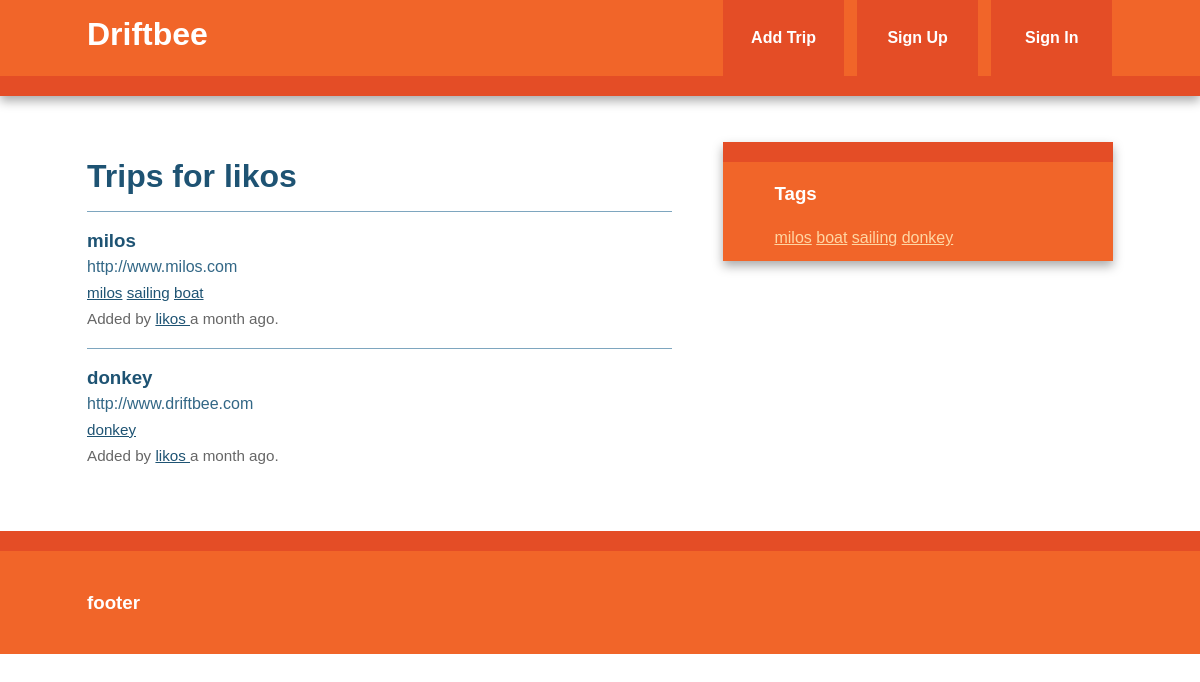
/user/likos, run on the app's committed database.
### thermos/models.py (models this page shows, shortened)
class User(db.Model, UserMixin):
    id = db.Column(db.Integer, primary_key=True)
    username = db.Column(db.String(80), unique=True)
    email = db.Column(db.String(120), unique=True)
    bookmarks = db.relationship('Bookmark', backref='user', lazy='dynamic')
    password_hash = db.Column(db.String)
    @property
    def password(self):
        raise AttributeError('password: write-only field')

class Bookmark(db.Model):
    id = db.Column(db.Integer, primary_key=True)
    url = db.Column(db.Text, nullable=False)
    date = db.Column(db.DateTime, default=datetime.utcnow)
    description = db.Column(db.String(300))
    user_id = db.Column(db.Integer, db.ForeignKey('user.id'), nullable=False)
    _tags = db.relationship('Tag', secondary=tags, backref=db.backref('bookmarks', lazy='dynamic'))
    @property
    def tags(self):
        return ",".join([t.name for t in self._tags])
    @tags.setter
    def tags(self, string):
        if string:
            self._tags = [Tag.get_or_create(name) for name in string.split(',')]

class Tag(db.Model):
    id = db.Column(db.Integer, primary_key=True)
    name = db.Column(db.String(25), nullable=False, unique=True, index=True)
    @staticmethod
    def all():
        return Tag.query.all()
    def __repr__(self):
        return self.name

### thermos/views.py (the view)
@app.route('/user/<username>')
def user(username):
    user = User.query.filter_by(username=username).first_or_404()
    return render_template('user.html', user=user)

### thermos/views.py (called while the page is built)
@app.context_processor
def inject_tags():
    return dict(all_tags=Tag.all)

### thermos/templates/user.html (shortened to what this page needs)
{% extends "base.html" %}
{% block content %}
	<article>
		<header>
			<h1>Trips for {{user.username}}</h1>
			{% if user.bookmarks.count()>0 %}
                {% with bookmarks=user.bookmarks %}
                    {% include "bookmark_list.html" %}
                {% endwith %}
            {% else %}
                This user has not added any trips yet.
            {% endif %}
		</header>
	</article>
{% endblock   %}

### thermos/templates/base.html (shortened to what this page needs)
<!doctype html>
<html class="no-js" lang="">
    <head>
        {% block styles %}
            <link rel="stylesheet" href="{{ url_for('static', filename='css/normalize.min.css') }}">
            <link rel="stylesheet" href="{{ url_for('static', filename='css/main.css') }}">
        {% endblock %}
    </head>
    <body>
        <div class="header-container">
            <header class="wrapper clearfix">
                <a href="{{url_for('index')}}"><h1 class="title">Driftbee</h1></a>
                <nav>
                    <ul>
                        <li><a href="{{ url_for('add')}}">Add Trip</a></li>
                        {% if current_user.is_authenticated %}
                            <li><a href="{{ url_for('user', username=current_user.username) }}">My Trips</a></li>
                            <li><a href="{{ url_for('logout') }}">Sign Out</a></li>
                        {% else %}
                            <li><a href="{{ url_for('signup') }}">Sign Up</a></li>
                            <li><a href="{{ url_for('login') }}">Sign In</a></li>
                        {% endif %}
                    </ul>
                </nav>
            </header>
        </div>
        <div class="main-container">
            <div class="main wrapper clearfix">
                {% block content %}
                {% endblock %}
                {% block sidebar %}
                    <aside>
                        <h3>Tags</h3>
                        {% for t in all_tags() %}
                            <a href="{{ url_for('tag',name=t)}}">{{t}}</a>
                        {% endfor%}
                    </aside>
                {% endblock %}
            </div>
        </div>
        <div class="footer-container">
            <footer class="wrapper">
                <h3>footer</h3>
            </footer>
        </div>
    </body>
</html>

### thermos/templates/bookmark_list.html (shortened to what this page needs)
<ul class="bookmarks">
    {% for bookmark in bookmarks %}
    <li>
        <a class="header" href="{{ bookmark.url }}">
            <h3 class="description">
                {{ bookmark.description|truncate(50,killwords=True) }}
            </h3>
            <span class="url">
                {{ bookmark.url|truncate(50,killwords=True) }}
            </span>
        </a>
        <div class="info">
            <span class="tags">
                {% if bookmark.tags %}
                    {% for t in bookmark._tags %}
                        <a href="{{ url_for('tag',name=t)}}">{{ t }}</a>
                       {% endfor %}
                    {% else %}No tags.
                {% endif %}
             </span>
            <br>
            Added by <a href="{{ url_for('user', username=bookmark.user.username) }}">
            {{ bookmark.user.username }}
        </a>
        {{ moment(bookmark.date).fromNow() }}.
        </div>
    </li>
    {% endfor %}
</ul>

### thermos/static/css/main.css (style rules this page uses)
html { color: #222; font-size: 1em; line-height: 1.4; }
body { font: 16px/26px Helvetica, Helvetica Neue, Arial; }
.wrapper { width: 90%; margin: 0 5%; }
.header-container { border-bottom: 20px solid #e44d26; }
.footer-container, .main aside { border-top: 20px solid #e44d26; }
.header-container, .footer-container, .main aside { background: #f16529; }
.title { color: white; }
nav ul { margin: 0; padding: 0; list-style-type: none; }
nav a { display: block; margin-bottom: 10px; padding: 15px 0; text-align: center; text-decoration: none; font-weight: bold; color: white; background: #e44d26; }
.main { padding: 30px 0; }
.main article h1 { font-size: 2em; }
.main aside { color: white; padding: 0px 5% 10px; }
.footer-container footer { color: white; padding: 20px 0; }
a, a:visited { color: #1E5373; }
ul.bookmarks { list-style: none none; padding-left: 0; }
ul.bookmarks li { padding-bottom: .5em; border-top: 1px solid #7EA6BF; padding: 1em 0; }
a.header { color: #326786; text-decoration: none; display: block; }
a.header h3 { margin: 0 0 ; }
div.info { font-size: .95em; color:#666666; }
aside a { color: #FFD6A3; }
h1, h2, h3, h4, h5, h6 { color: #1E5373; }
.main aside h3, footer h3, footer a, footer a:visited { color:white ; }
@media only screen and (min-width: 480px) { nav a { float: left; width: 27%; margin: 0 1.7%; padding: 25px 2%; margin-bottom: 0; } }
@media only screen and (min-width: 480px) { nav li:first-child a { margin-left: 0; } }
@media only screen and (min-width: 480px) { nav li:last-child a { margin-right: 0; } }
@media only screen and (min-width: 480px) { nav ul li { display: inline; } }
@media only screen and (min-width: 768px) { .header-container, .main aside { -webkit-box-shadow: 0 5px 10px #aaa; -moz-box-shadow: 0 5px 10px #aaa; box-shadow: 0 5px 10px #aaa; } }
@media only screen and (min-width: 768px) { .title { float: left; } }
@media only screen and (min-width: 768px) { nav { float: right; width: 38%; } }
@media only screen and (min-width: 768px) { .main article { float: left; width: 57%; } }
@media only screen and (min-width: 768px) { .main aside { float: right; width: 28%; } }
@media only screen and (min-width: 1140px) { .wrapper { width: 1026px; margin: 0 auto; } }
.clearfix:before, .clearfix:after { content: " "; display: table; }
.clearfix:after { clear: both; }
.clearfix { *zoom: 1; }

### data on the page
User: username "likos"
Bookmark: description "milos", url "http://www.milos.com", user.username "likos", date "a month ago"
Tag: name "milos"
Tag: name "sailing"
Tag: name "boat"
Bookmark: description "donkey", url "http://www.driftbee.com", user.username "likos", date "a month ago"
Tag: name "donkey"
